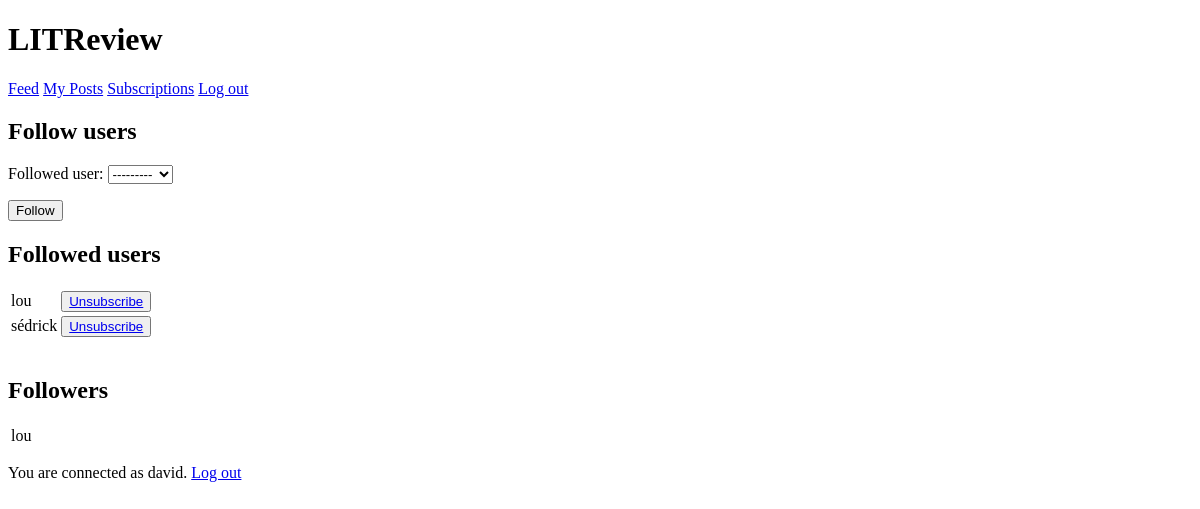
The page /subscription_page/ (signed in) on the database as committed earlier.
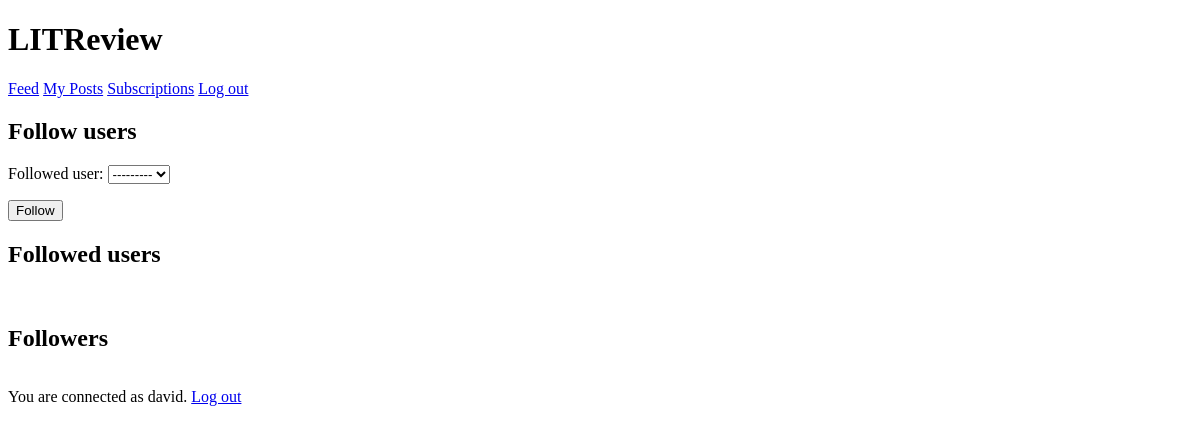
The same page on the database as committed later.
### feedapp/models.py (models this page shows)
class UserFollows(models.Model):
    user = models.ForeignKey(to=settings.AUTH_USER_MODEL, on_delete=models.CASCADE)
    followed_user = models.ForeignKey(to=settings.AUTH_USER_MODEL, on_delete=models.CASCADE, related_name='followed_by')
    class Meta:
        unique_together = ('user', 'followed_user')
        constraints = [models.CheckConstraint(check=~models.Q(user=models.F('followed_user')), name='no_self_follow')]

### authentication/models.py (models this page shows)
class User(AbstractUser):
    username = models.CharField(max_length=20, unique=True)
    USERNAME_FIELD = 'username'

### feedapp/views.py (the view, shortened to what this page needs)
# urls.py: path('subscription_page/', follow_user, name='subscription_page'),
@login_required
def follow_user(request):
    followed_users = models.UserFollows.objects.filter(user=request.user)
    followers = models.UserFollows.objects.filter(followed_user=request.user)
    form = forms.FollowUserForm()
    return render(request, 'feedapp/subscription_page.html', context={'subscription_form': form,
                                                                      'followed_users': followed_users,
                                                                      'followers': followers})

### feedapp/forms.py
class FollowUserForm(forms.ModelForm):
    class Meta:
        model = models.UserFollows
        fields = ['followed_user']

### feedapp/templates/feedapp/subscription_page.html (shortened to what this page needs)
{% extends 'base.html' %}
    {% block content %}
        <div>
            <h2>Follow users</h2>
            <form method="post">
              {{ subscription_form.as_p }}
              <button type="submit">Follow</button>
            </form>
        </div>
        <div>
            <h2>Followed users</h2>
            <table>
                {% for user_followed in followed_users %}
                    <tr>
                        <td>{{ user_followed.followed_user.username }}</td>
                        <td>
                            <button type="submit">
                                <a href="{% url 'unsubscription_page' user_followed.followed_user.id %}">Unsubscribe</a>
                            </button>
                        </td>
                    </tr>
                {% endfor %}
            </table>
        </div>
        <br>
        <div>
            <h2>Followers</h2>
            <table>
                {% for follower in followers %}
                <tr>
                    <td>{{ follower.user.username }}</td>
                </tr>
                {% endfor %}
            </table>
        </div>
    {% endblock content %}

Rows that differ between the two databases and show on the page:
removed UserFollows: followed_user.username "lou", shown under "Followed users"
removed UserFollows: followed_user.username "sédrick", shown under "Followed users"
removed UserFollows: user.username "lou", shown under "Followers"
